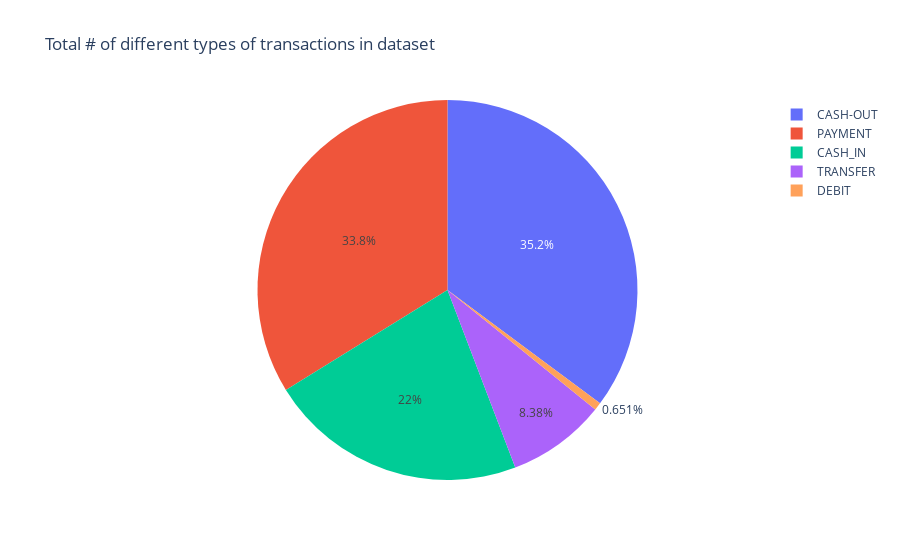

The code cell stored with this chart in its notebook:
### Markdown cell above
### Let's look at the distribution of the `type` categorical variable, and see if it has a skewed distribution, or an even distribution among the dataset, this lets us identify outliers among this variable, as well as maybe identify a correlation between the type and the fraud type

### Code cell
# sns.histplot(categorical_features['type']), 
values = pd.value_counts(categorical_features['type'])
transaction_types = ['CASH-OUT', 'PAYMENT', 'CASH_IN', 'TRANSFER', 'DEBIT']
px.pie(values=values.to_list(), names=transaction_types, title='Total # of different types of transactions in dataset')

### Figure 1 — Plotly figure (JSON) as saved in the notebook; plotly's stock layout.template omitted (floating-point values rounded to 4 significant figures)
{"data": [{"domain": {"x": [0, 1], "y": [0, 1]}, "hovertemplate": "label=%{label}<br>value=%{value}<extra></extra>", "labels": ["CASH-OUT", "PAYMENT", "CASH_IN", "TRANSFER", "DEBIT"], "legendgroup": "", "name": "", "showlegend": true, "type": "pie", "values": [2237500, 2151495, 1399284, 532909, 41432]}], "layout": {"legend": {"tracegroupgap": 0}, "title": {"text": "Total # of different types of transactions in dataset"}}}
